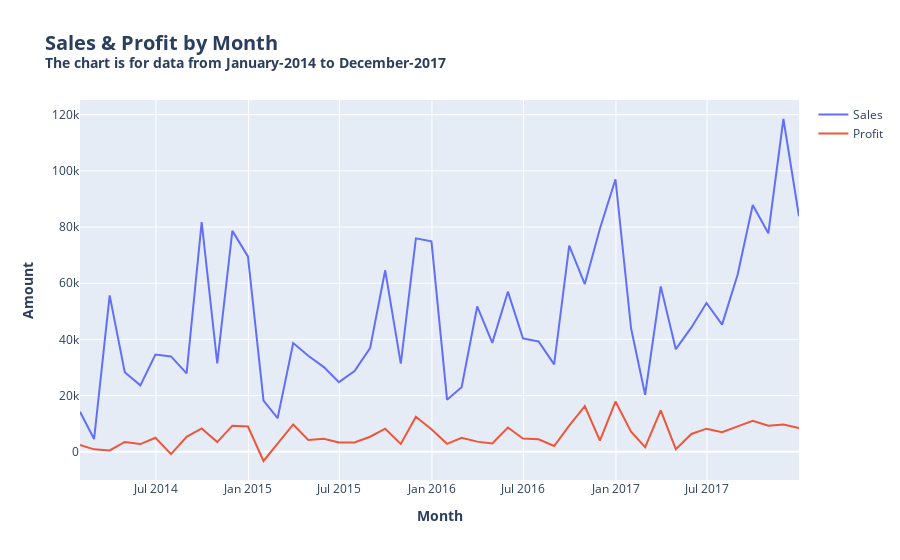

The notebook cell this image was saved under:
### Code cell
df2=df[['Order Date', 'Sales', 'Profit']].set_index('Order Date').resample('M').sum()

fig = go.Figure()

fig.add_trace(go.Scatter(x=df2.index, y=df2['Sales'], name='Sales',
                       hovertemplate='Month: %{x}<br>Sales: %{y:.2f}<extra></extra>',
                        ))

fig.add_trace(go.Scatter(x=df2.index, y=df2['Profit'], name='Profit',
                         hovertemplate='Month: %{x}<br> Profit: %{y:.2f}<extra></extra>'))

fig.update_layout(title=f"<b>Sales & Profit by Month<br><sup>The chart is for data from January-{min(df['Year'])} to December-{max(df['Year'])}</sup></br>",
                  xaxis_title='<b>Month',
                  yaxis_title='<b>Amount',
                  title_font_size = 20,)

fig.show()
